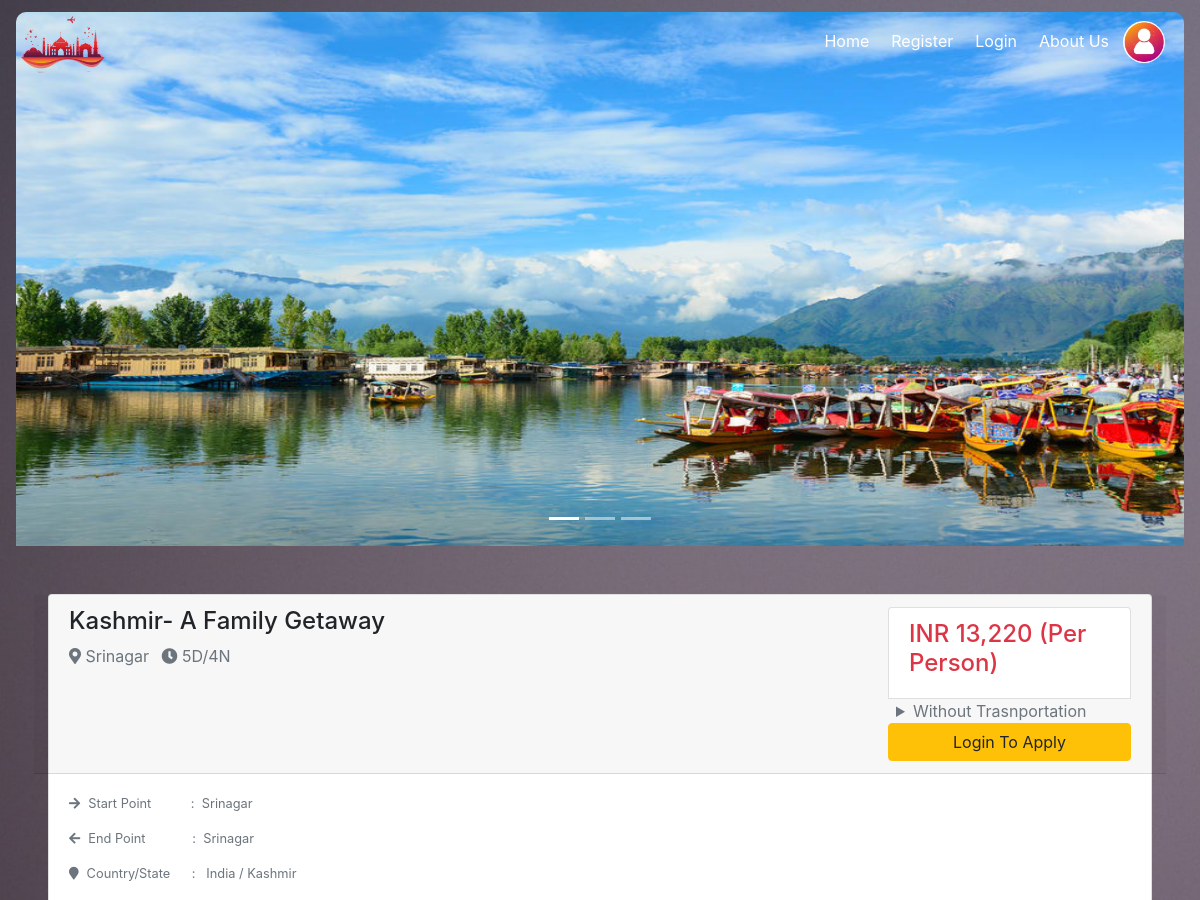
The app's page /packages/1/ (upper part), older data.
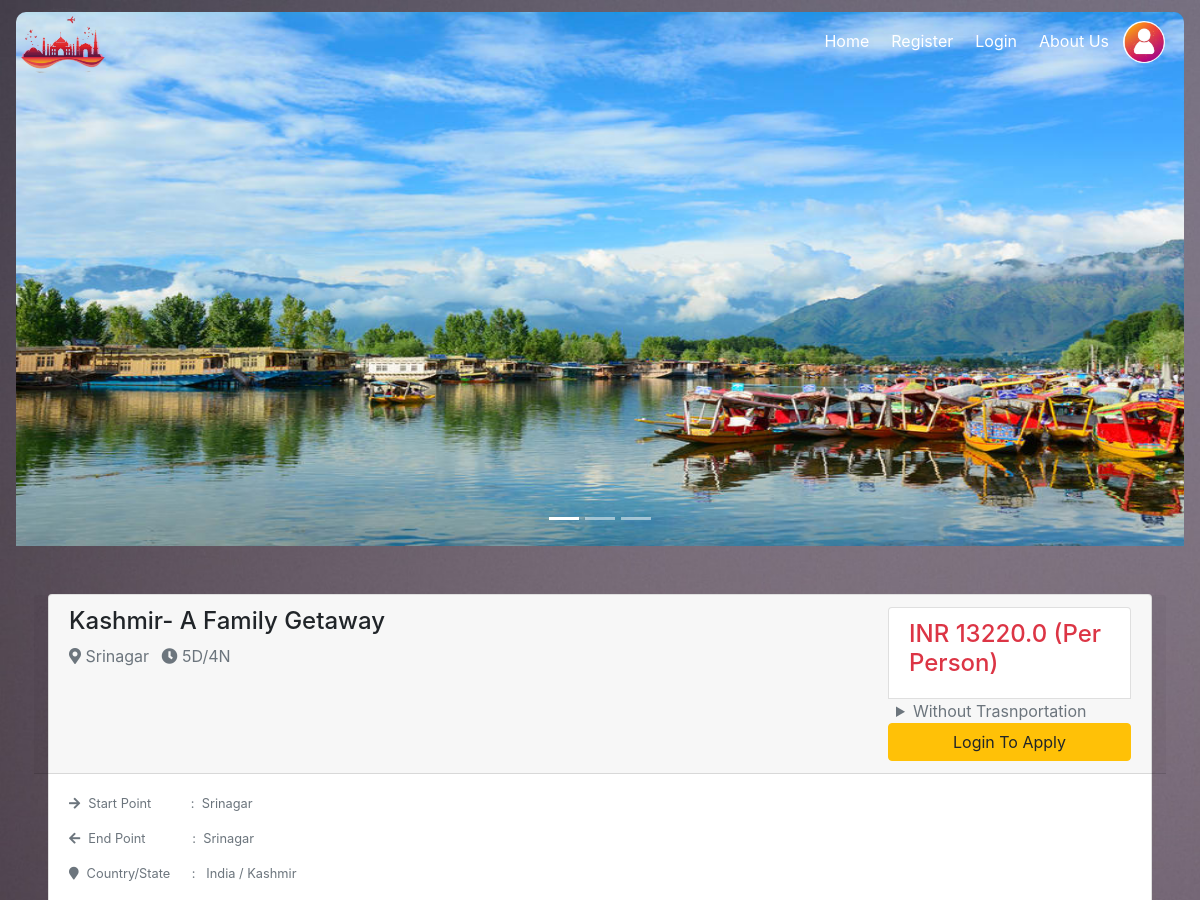
The same page, newer data.
### TourPackages/models.py (models this page shows, shortened)
class Packages(models.Model):
    PlaceImage1 = models.ImageField(default = "DPlace.jpg", upload_to = 'Places/')
    PlaceImage2 = models.ImageField(default = "DPlace.jpg", upload_to = 'Places/')
    PlaceImage3 = models.ImageField(default = "DPlace.jpg", upload_to = 'Places/')
    PlaceName = models.CharField(max_length=100, default=None, null=True)
    Country = models.CharField(max_length=100, default=None, null=True)
    State = models.CharField(max_length=100, default=None, null=True)
    City = models.CharField(max_length=100, default=None, null=True)
    PlaceDescription = models.TextField(default=None, null=True)
    no_Days = models.CharField(max_length=10, default=None, null=True)
    Amount = models.FloatField(max_length=10, default=None, null=True)
    stayDetails = models.TextField(default=None, null=True)
    Activities = models.TextField(default=None, null=True)
    Startpoint = models.CharField(max_length=50, default=None, null=True )
    Endpoint = models.CharField(max_length=50, default=None, null=True)
    Exclusions = models.TextField(default=None, null=True)
    Season = models.CharField(max_length=50, default=None, null=True, choices=Seasons)

### TourPackages/views.py (the view, shortened to what this page needs)
# urls.py: path('packages/<int:pk>/', views.package_details.as_view(), name='Package_details_URL'),
class package_details(DetailView):
    model = Packages
    template_name_suffix = '_details'
    def get_context_data(self, **kwargs):
        context = super().get_context_data(**kwargs)
        if self.request.method == "GET":
            user = self.request.user
            book_trip = self.request.GET.get('applytrip')
            no_of_seats_requested = self.request.GET.get('no_of_seats')
            trasnport_opted = 'No' if self.request.GET.get('ntrans') else 'Yes'
        return context

### TourPackages/templates/TourPackages/packages_details.html (shortened to what this page needs)
{% extends 'TourPackages/Base.html' %}
{% block content %}
<form method="GET" role="form">
<div id="carouselExampleIndicators" class="carousel slide " data-ride="carousel" style="margin-top: -90px;">
    <ol class="carousel-indicators">
    <li data-target="#carouselExampleIndicators" data-slide-to="0" class="active"></li>
    <li data-target="#carouselExampleIndicators" data-slide-to="1"></li>
    <li data-target="#carouselExampleIndicators" data-slide-to="2"></li>
    </ol>
    <div class="carousel-inner p-3 " style="height: 550px;">
    <div class="carousel-item active">
        <img class="" src="{{ object.PlaceImage1.url }}" alt="First slide" >
    </div>
    </div>
</div>
<div class="m-5" >
    <div class="">
        {% load mathfilters %}
        <div class="card" >
            <div class="row card-header ">
                <div class="col-md-9">
                    <h4>
                        {{ object.PlaceName }}
                    </h4>
                    <p class="text-muted">
                        <i class="fas fa-map-marker-alt text-muted"></i>
                         {{ object.City }}
                        <i class="fas fa-clock text-muted ml-2"></i>
                        {{ object.no_Days }}
                    </p>
                </div>
                <div class="col-md-3">
                    <ul class="list-group">
                        <li class="list-group-item "><h4 class="text-danger" name="ytrans" id="ytrans">INR {{ object.Amount }} (Per Person)</h4></li>
                        <details class="">
                            <summary class="text-muted ml-2">Without Trasnportation</summary>
                        </details>
                        {% if user.is_authenticated %}
                        <div class="input-group form-group mt-2">
                            <div class="input-group-prepend">
                                <span class="input-group-text">No. of Seats</span>
                            </div>
                            <input type="number" class="form-control" name="no_of_seats" max="30" min="1" required>
                        </div>
                        <button  class="float-right btn btn-warning" type="submit" name='applytrip' value={{object.id}} >Book Now</button>
                        {% else %}
                        <a class="float-right btn btn-warning" href="{% url 'Login_URL' %}?next={{request.path}}">Login To Apply</a>
                        {% endif %}
                    </ul>
                </div>
            </div>
            <div class="card-body">
            <small >
                <p class="text-muted"><i class="fas fa-arrow-right mr-2"></i>Start Point &nbsp &nbsp &nbsp &nbsp &nbsp : &nbsp{{object.Startpoint}}</p>
                <p class="text-muted"><i class="fas fa-arrow-left mr-2"></i>End Point &nbsp &nbsp &nbsp &nbsp &nbsp &nbsp : &nbsp{{object.Endpoint}}</p>
                <p class="text-muted"><i class="fa fa-map-marker mr-2"></i>Country/State  &nbsp &nbsp &nbsp: &nbsp {{ object.Country }} / {{ object.State }}</p>
            </small>
            </div>
        </div>
    </div>
</div>
</form>
{% endblock content %}

Row changes from the older to the newer data that the page shows:
changed Packages "Kashmir- A Family Getaway": Amount "13,220" → "13220.0"
